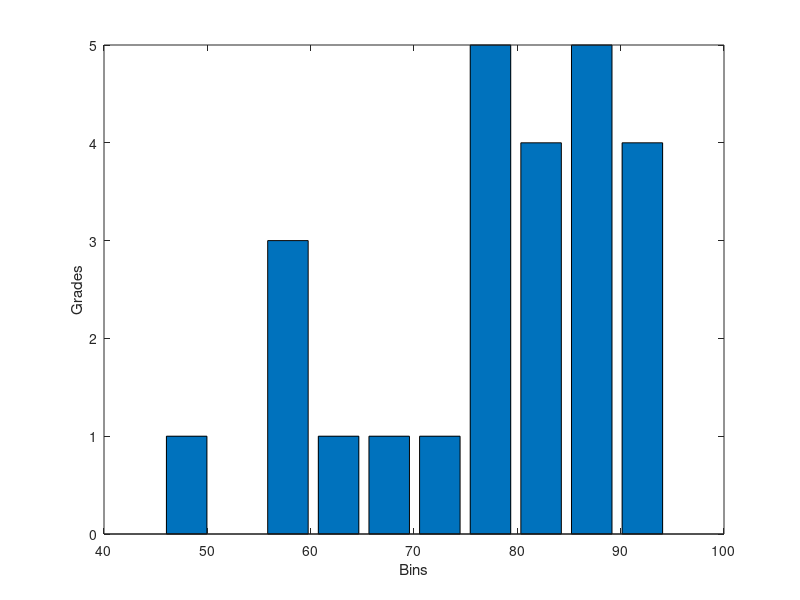

Write the MATLAB code that produced this figure.
clear; clc;

grades=[71,58,75,90,82,89,85,94,90,81,97,94,93, 65,48,62,80,85,90,86,85,78,79,60,89];
range = max(grades) - min(grades);
bins = 10;
delta = range/bins;
bin_low_bound(1) = min(grades);
for index = 2:10
    bin_low_bound(index) = bin_low_bound(index-1) + delta;
end
data_count = [1 0 3 1 1 1 5 4 5 4];
bar(bin_low_bound,data_count)
xlabel('Bins');
ylabel('Grades');
